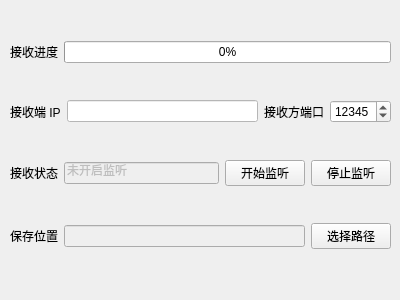
<?xml version="1.0" encoding="UTF-8"?>
<ui version="4.0">
 <class>Server</class>
 <widget class="QWidget" name="Server">
  <property name="geometry">
   <rect>
    <x>0</x>
    <y>0</y>
    <width>400</width>
    <height>300</height>
   </rect>
  </property>
  <property name="windowTitle">
   <string>阿狸的传输工具(接收方)</string>
  </property>
  <property name="windowIcon">
   <iconset resource="images.qrc">
    <normaloff>:/new/prefix1/4171306_day_flower_gift_love_valentine_icon.ico</normaloff>:/new/prefix1/4171306_day_flower_gift_love_valentine_icon.ico</iconset>
  </property>
  <widget class="QWidget" name="layoutWidget">
   <property name="geometry">
    <rect>
     <x>10</x>
     <y>10</y>
     <width>381</width>
     <height>271</height>
    </rect>
   </property>
   <layout class="QVBoxLayout" name="verticalLayout_3">
    <item>
     <layout class="QHBoxLayout" name="horizontalLayout_6">
      <item>
       <widget class="QLabel" name="label_7">
        <property name="text">
         <string>接收进度</string>
        </property>
       </widget>
      </item>
      <item>
       <widget class="QProgressBar" name="progressBarReceiveProgress">
        <property name="value">
         <number>0</number>
        </property>
       </widget>
      </item>
     </layout>
    </item>
    <item>
     <layout class="QHBoxLayout" name="horizontalLayout_5">
      <item>
       <widget class="QLabel" name="label_10">
        <property name="text">
         <string>接收端 IP</string>
        </property>
       </widget>
      </item>
      <item>
       <widget class="QLineEdit" name="lineEditReceiverIP">
        <property name="enabled">
         <bool>true</bool>
        </property>
        <property name="styleSheet">
         <string notr="true">background-color: palette(base); </string>
        </property>
        <property name="readOnly">
         <bool>true</bool>
        </property>
       </widget>
      </item>
      <item>
       <widget class="QLabel" name="label_6">
        <property name="text">
         <string>接收方端口</string>
        </property>
       </widget>
      </item>
      <item>
       <widget class="QSpinBox" name="spinBoxServerPort">
        <property name="minimum">
         <number>1024</number>
        </property>
        <property name="maximum">
         <number>88888</number>
        </property>
        <property name="value">
         <number>12345</number>
        </property>
       </widget>
      </item>
     </layout>
    </item>
    <item>
     <layout class="QHBoxLayout" name="horizontalLayout_7">
      <item>
       <widget class="QLabel" name="label_9">
        <property name="text">
         <string>接收状态</string>
        </property>
       </widget>
      </item>
      <item>
       <widget class="QLineEdit" name="lineEditReceiveStatus">
        <property name="enabled">
         <bool>false</bool>
        </property>
        <property name="text">
         <string>未开启监听</string>
        </property>
       </widget>
      </item>
      <item>
       <widget class="QPushButton" name="ListenButton">
        <property name="text">
         <string>开始监听</string>
        </property>
       </widget>
      </item>
      <item>
       <widget class="QPushButton" name="pushButtonStopListening">
        <property name="text">
         <string>停止监听</string>
        </property>
       </widget>
      </item>
     </layout>
    </item>
    <item>
     <layout class="QHBoxLayout" name="horizontalLayout_8">
      <item>
       <widget class="QLabel" name="label_8">
        <property name="text">
         <string>保存位置</string>
        </property>
       </widget>
      </item>
      <item>
       <widget class="QLineEdit" name="lineEditSavePath">
        <property name="enabled">
         <bool>false</bool>
        </property>
       </widget>
      </item>
      <item>
       <widget class="QPushButton" name="pushButtonSelectSavePath">
        <property name="text">
         <string>选择路径</string>
        </property>
       </widget>
      </item>
     </layout>
    </item>
   </layout>
  </widget>
 </widget>
 <resources>
  <include location="images.qrc"/>
 </resources>
 <connections/>
</ui>
